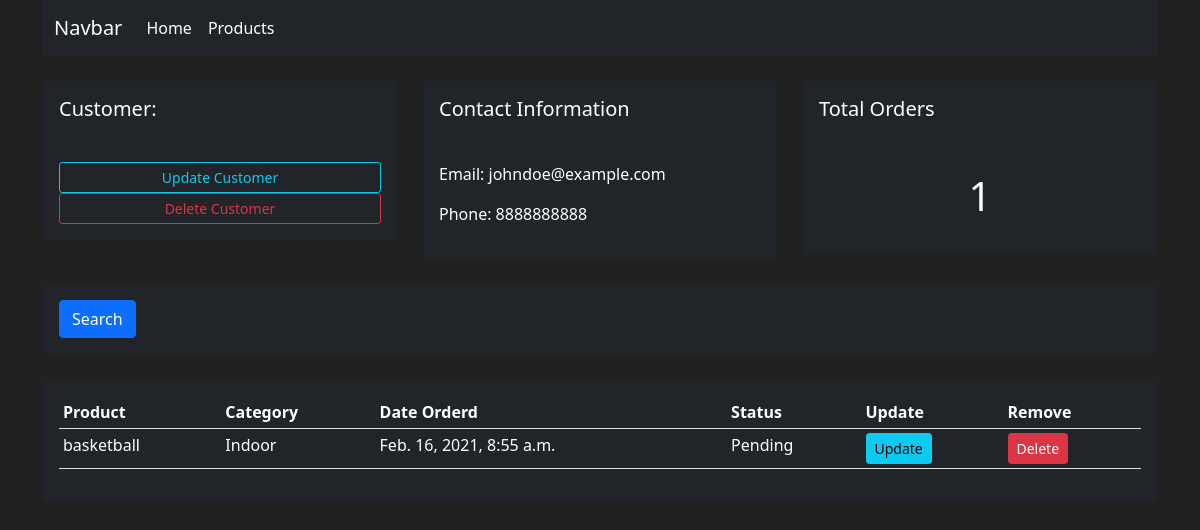
/customer/1, run on an earlier commit of the app's database.
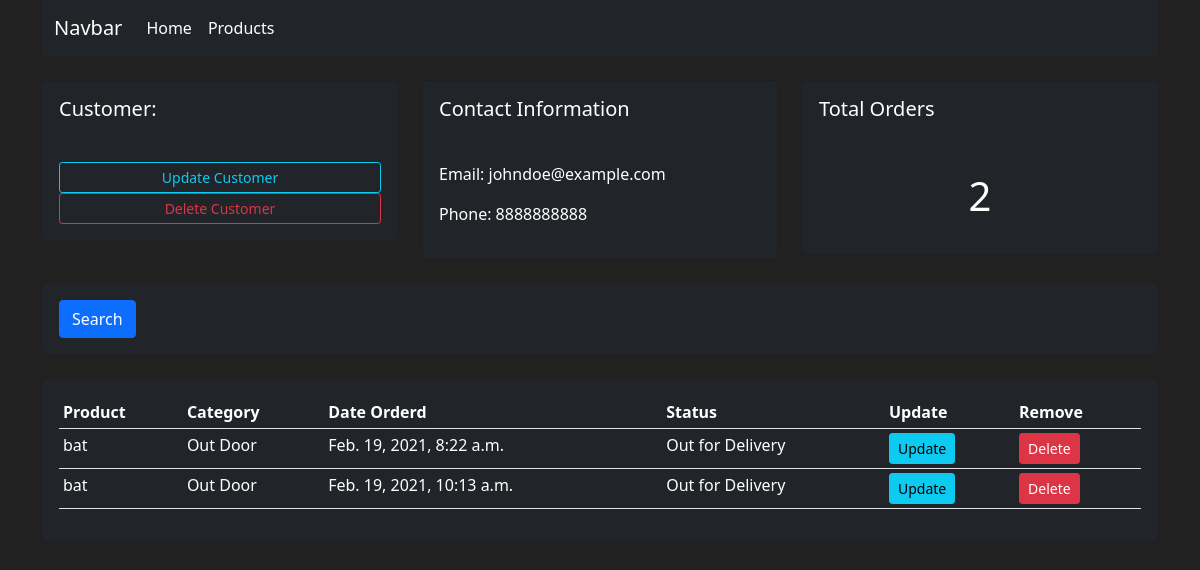
And on a later commit of the database.
### accounts/models.py (models this page shows, shortened)
class Order(models.Model):
    STATUS = (
        ('Pending', 'Pending'),
        ('Out for Delivery', 'Out for Delivery'),
        ('Delivered', 'Delivered')
    )
    customer = models.ForeignKey(
        Customer, null=True, on_delete=models.SET_NULL)
    product = models.ForeignKey(Product, null=True, on_delete=models.SET_NULL)
    date_created = models.DateTimeField(auto_now_add=True, null=True)
    status = models.CharField(max_length=200, null=True, choices=STATUS)

class Product(models.Model):
    CATEGORY = (
        ('Indoor', 'Indoor'),
        ('Out Door', 'Out Door')
    )
    name = models.CharField(max_length=200)
    price = models.FloatField(null=True)
    category = models.CharField(max_length=200, null=True, choices=CATEGORY)
    description = models.CharField(max_length=200, null=True, blank=True)
    date_created = models.DateTimeField(auto_now_add=True, null=True)
    tags = models.ManyToManyField(Tag)
    def __str__(self):
        return self.name

### accounts/views.py (the view)
# urls.py: path('customer/<str:primaryKey>', views.customer, name="customer"),
def customer(request, primaryKey):
    customer = Customer.objects.get(id=primaryKey)
    orders = customer.order_set.all()
    order_count = orders.count()
    return render(request, 'accounts/customer.html', {'orders': orders, 'customer': customer, 'order_count': order_count})

### accounts/templates/accounts/customer.html
{%  extends 'accounts/main.html' %}
{% block content %}
	<br>
<div class="container">
<div class="row">
	<div class="col-md">
		<div class="card card-body bg-dark">
			<h5 class="text-white">Customer:</h5>
			<hr>
			<a class="btn btn-outline-info  btn-sm btn-block" href="">Update Customer</a>
			<a class="btn btn-outline-danger  btn-sm btn-block" href="">Delete Customer</a>
		</div>
	</div>
	<div class="col-md">
		<div class="card card-body bg-dark">
			<h5 class="text-white">Contact Information</h5>
			<hr>
			<p class="text-white">Email: {{customer.email}} </p>
			<p class="text-white">Phone: {{customer.phone}} </p>
		</div>
	</div>
	<div class="col-md">
		<div class="card card-body bg-dark">
			<h5 class="text-white">Total Orders</h5>
			<hr>
			<h1 style="text-align: center;padding: 10px" class="text-white"> {{order_count}} </h1>
		</div>
	</div>
</div>
<br>
<div class="row">
	<div class="col">
		<div class="card card-body bg-dark">
			<form method="get">
		    <button class="btn btn-primary text-white" type="submit">Search</button>
		  </form>
		</div>
	</div>
</div>
<br>
<div class="row">
	<div class="col-md">
		<div class="card card-body bg-dark">
			<table class="table table-sm text-white">
				<tr>
					<th>Product</th>
					<th>Category</th>
					<th>Date Orderd</th>
					<th>Status</th>
					<th>Update</th>
					<th>Remove</th>
				</tr>
				{% for order in orders %}
					<tr>
						<td> {{order.product}} </td>
						<td> {{order.product.category}} </td>
						<td> {{order.date_created}} </td>
						<td> {{order.status}} </td>
						<td> <a class = "btn btn-sm btn-info" href="">Update</a> </td>
						<td> <a class = "btn btn-sm btn-danger" href="">Delete</a> </td>
					</tr>
				{% endfor %}
			</table>
		</div>
	</div>
</div>
</div>
{% endblock %}

What changed in the data, as far as the page shows it:
removed Order: product "basketball", product.category "Indoor", date_created "Feb. 16, 2021, 8:55 a.m.", status "Pending"
added Order: product "bat", product.category "Out Door", date_created "Feb. 19, 2021, 8:22 a.m.", status "Out for Delivery"
added Order: product "bat", product.category "Out Door", date_created "Feb. 19, 2021, 10:13 a.m.", status "Out for Delivery"
Also different on the page:
{{ order_count }}: "1" → "2"
